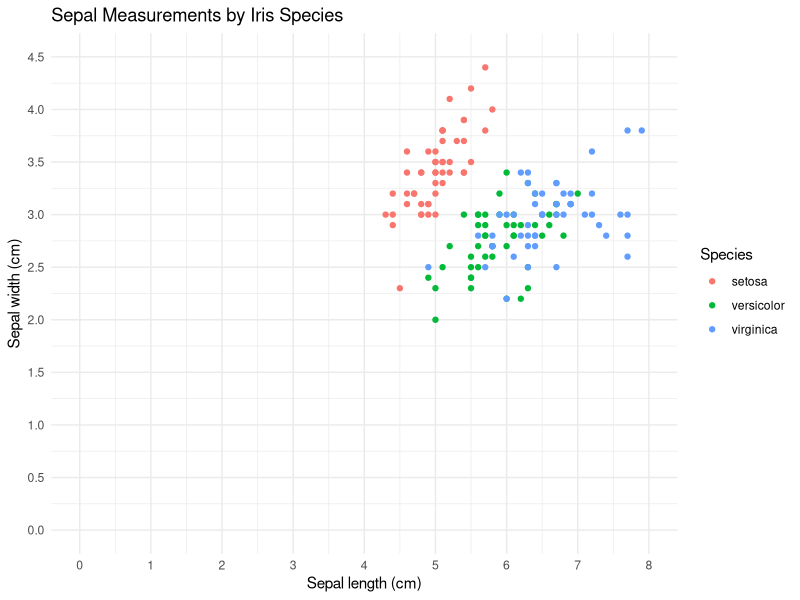

Recreate this plot in R.
## ---- chunk 1
#| label: setup
#| message: false
library(tidyverse)
## ---- chunk 2
#| label: iris-scatterplot
ggplot(iris, aes(x = Sepal.Length, y = Sepal.Width, color = Species)) +
  geom_point() +
  scale_x_continuous(limits = c(0, 8), breaks = seq(0, 8, by = 1)) +
  scale_y_continuous(limits = c(0, 4.5), breaks = seq(0, 4.5, by = 0.5)) +
  labs(
    title = "Sepal Measurements by Iris Species",
    x = "Sepal length (cm)",
    y = "Sepal width (cm)",
    color = "Species"
  ) +
  theme_minimal()
